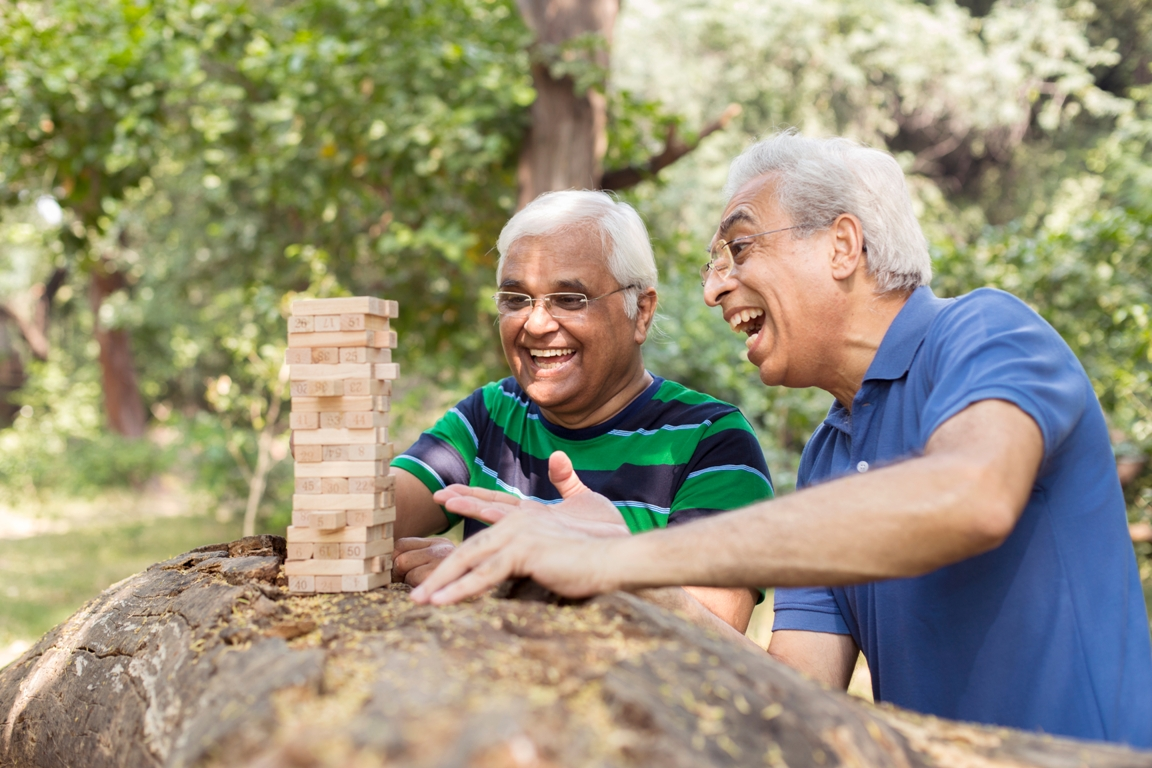
#> input picture dataset/senang/10-Habits-of-Happy-People-Seniors-Today.jpg, 1152 x 768 px; its folder holds 4 pictures in this run
$ jupyter execute --allow-errors sk-test-linear.ipynb
#> lines starting #> are read from the running program, lines starting #| are printed output that depends on the picture
#> `img = Image.open(img_path).convert('L')`:
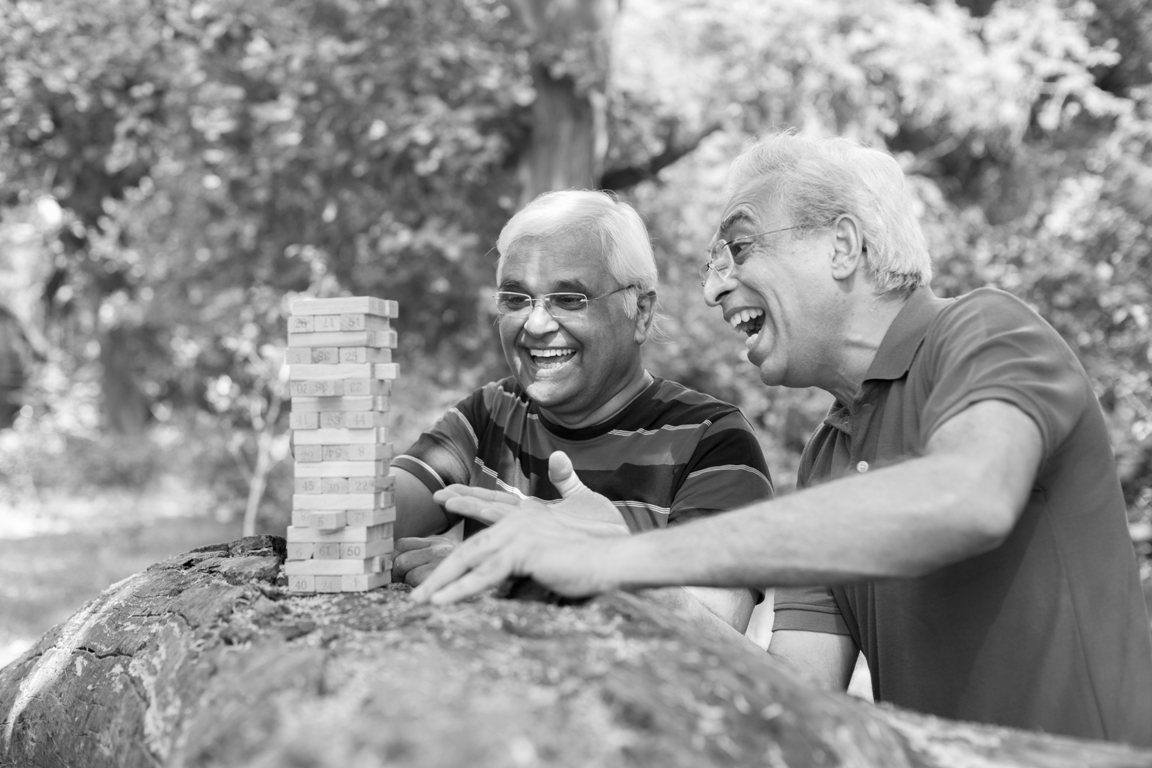
#> img: PIL image 1152x768 L; min 0, max 255, mean 146.7
#> `img_array = np.array(img).flatten()`: img_array = 64 values, max 212 at index 6, min 52 at index 54, mean 146.3
[cell 1]
import os
import numpy as np
import matplotlib.pyplot as plt

from sklearn.decomposition import PCA
from sklearn.svm import SVC
from sklearn.model_selection import train_test_split
from sklearn.preprocessing import StandardScaler
from sklearn.metrics import accuracy_score, confusion_matrix, ConfusionMatrixDisplay
from PIL import Image

[cell 2]
path_dataset = {
    'senang': 'dataset/senang',
    'sedih': 'dataset/sedih',
    'marah': 'dataset/marah'
}

[cell 3]
# Parameter
target_size = (8, 8)

X = []
y = []

#> (a cell that did not finish here is left out)

[cell 5]
X = np.array(X)
y = np.array(y)

print(f"Total data: {X.shape[0]}, Fitur per gambar: {X.shape[1]}")
#| Total data: 3, Fitur per gambar: 64

[cell 6]
# Normalisasi data (biar rentang pixelnya stabil)
scaler = StandardScaler()
X = scaler.fit_transform(X)

# Split data: 80% training, 20% testing
X_train, X_test, y_train, y_test = train_test_split(
    X, y, test_size=0.2, random_state=42, stratify=y
)

[cell 7]
# Training SVM
svm = SVC(kernel='linear')
#> (the rest of this cell did not finish here and is left out)

#> (a cell that did not finish here is left out)

#> (a cell that did not finish here is left out)

[cell 10]
# Kurangi fitur ke 2D
pca = PCA(n_components=2)
X_pca = pca.fit_transform(X)

# Split data PCA
X_pca_train, X_pca_test, y_pca_train, y_pca_test = train_test_split(
    X_pca, y, test_size=0.2, random_state=42, stratify=y
)

[cell 11]
# Training SVM di data 2D
svm_pca = SVC(kernel='linear')
#> (the rest of this cell did not finish here and is left out)

[cell 12]
# Buat grid area
x_min, x_max = X_pca[:, 0].min() - 1, X_pca[:, 0].max() + 1
y_min, y_max = X_pca[:, 1].min() - 1, X_pca[:, 1].max() + 1
xx, yy = np.meshgrid(np.linspace(x_min, x_max, 500), np.linspace(y_min, y_max, 500))

#> (a cell that did not finish here is left out)

[cell 14]
# Plot data
plt.figure(figsize=(10,8))
scatter = plt.scatter(X_pca[:, 0], X_pca[:, 1], c=y, cmap='viridis', s=30)
plt.legend(*scatter.legend_elements(), title="Emotions")
plt.title('PCA Projection of Emotions Dataset')
plt.xlabel('PCA 1')
plt.ylabel('PCA 2')
plt.grid()
plt.show()
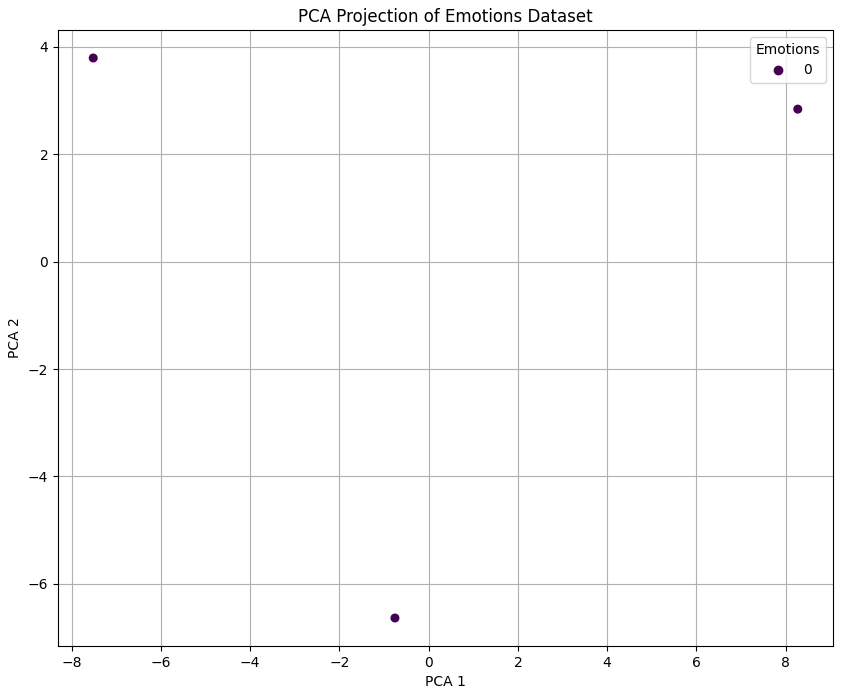
#> figure drawn by matplotlib, 1 panel

[cell 15]
# Plotting
plt.figure(figsize=(10,8))
#> (the rest of this cell did not finish here and is left out)

#> (a cell that did not finish here is left out)

[cell 17]
# --- Plot data ---
plt.figure(figsize=(10,8))

# Scatter titik data
scatter = plt.scatter(X_pca[:, 0], X_pca[:, 1], c=y, cmap='viridis', s=30, edgecolors='k')

# Plot hyperplane
# Cari range x
x_vals = np.linspace(X_pca[:, 0].min()-1, X_pca[:, 0].max()+1, 100)
#> x_vals = 100 values from -8.52 to 9.27

# Hitung y dari persamaan garis
# w1*x + w2*y + b = 0  -->  y = -(w1*x + b) / w2
#> (the rest of this cell did not finish here and is left out)
